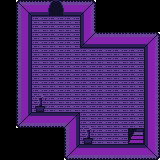

Tiled map render using the project's own tile images. Description and the map definition, with tile-layer contents summarised, below:
An orthogonal 10x10 tile map with 16x16 px tiles, 3 tile layers (Collision, Ground, Top) and 3 objects (Player, Entrance, NPC).

<map version="1.10" tiledversion="1.10.2" orientation="orthogonal" renderorder="right-down" width="10" height="10" tilewidth="16" tileheight="16" infinite="0" nextlayerid="5" nextobjectid="4">
 <editorsettings>
  <export target="house2.json" format="json" />
 </editorsettings>
 <tileset firstgid="1" name="tiles" tilewidth="16" tileheight="16" tilecount="64" columns="8">
  <image source="../img/tileset.png" width="128" height="128" />
 </tileset>
 <layer id="3" name="Collision" width="10" height="10">
  <data>[100 cells, 35 non-empty, 1 distinct tile ids]</data>
 </layer>
 <layer id="1" name="Ground" width="10" height="10">
  <data>[100 cells, 76 non-empty, 13 distinct tile ids]</data>
 </layer>
 <layer id="2" name="Top" width="10" height="10">
  <data>[100 cells, 2 non-empty, 1 distinct tile ids]</data>
 </layer>
 <objectgroup id="4" name="Objects">
  <object id="1" name="Player" x="128" y="112">
   <point />
  </object>
  <object id="2" name="Entrance" x="52" y="4" width="8" height="8">
   <properties>
    <property name="level" value="world1" />
    <property name="requires" type="int" value="1" />
   </properties>
  </object>
  <object id="3" name="NPC" x="96" y="48">
   <properties>
    <property name="name" value="mom" />
   </properties>
   <point />
  </object>
 </objectgroup>
</map>
